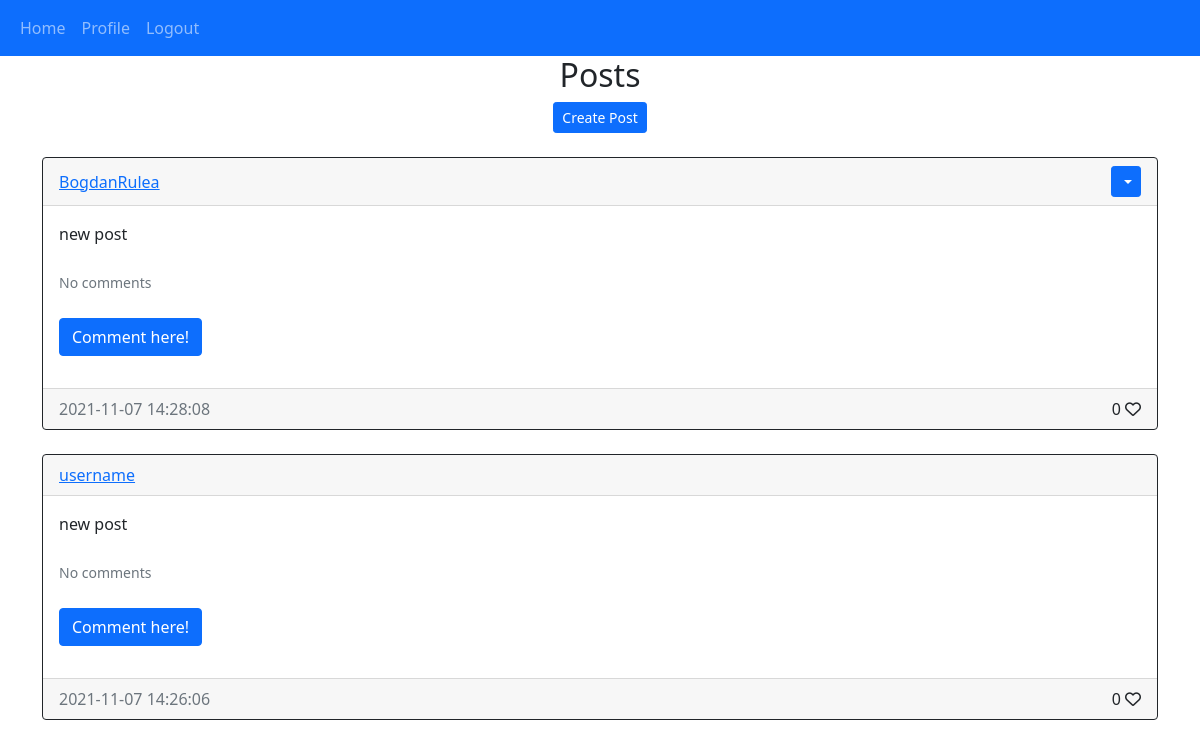
The page /home (signed in) on the database as committed earlier.
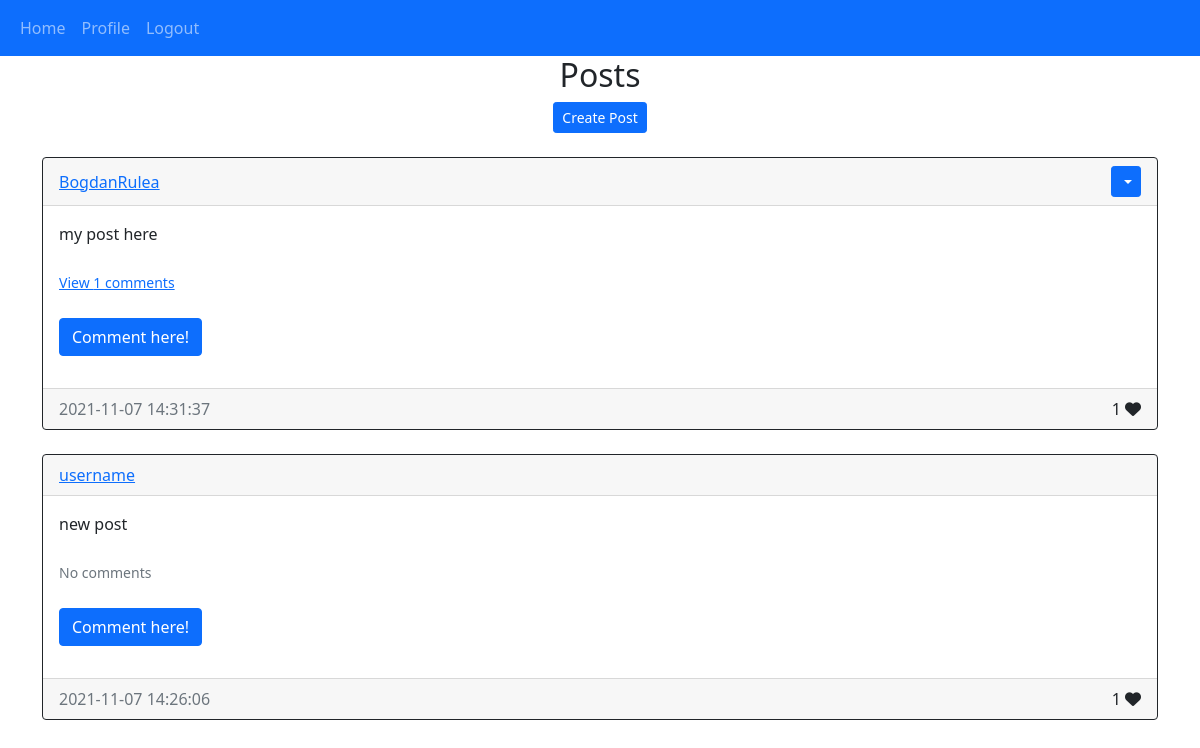
The same page on the database as committed later.
### webpage/models.py (models this page shows)
class Post(db.Model):
    id = db.Column(db.Integer, primary_key = True)
    text = db.Column(db.Text, nullable = False)
    creation_date = db.Column(db.DateTime(timezone = True), default = func.now())
    author = db.Column(db.Integer, db.ForeignKey('user.id', ondelete ="CASCADE"), nullable = False)
    comments = db.relationship('Comment', backref = 'post', passive_deletes = True)
    likes = db.relationship('Like', backref = 'post', passive_deletes = True)

class User(db.Model, UserMixin):
    id = db.Column(db.Integer, primary_key = True)
    fname = db.Column(db.String(100))
    lname = db.Column(db.String(100))
    email = db.Column(db.String(100), unique = True)
    username = db.Column(db.String(100), unique = True)
    password = db.Column(db.String(150))
    creation_date = db.Column(db.DateTime(timezone = True), default = func.now())
    description = db.Column(db.String(500))
    posts = db.relationship('Post', backref = 'user', passive_deletes = True)
    comments = db.relationship('Comment', backref = 'user', passive_deletes = True)
    likes = db.relationship('Like', backref = 'user', passive_deletes = True)

### webpage/views.py (the view)
@views.route("/")
@views.route("/home")
@login_required
def home():
    posts = Post.query.all()
    return render_template("homepage.html", user = current_user, posts = posts)

### webpage/__init__.py (called while the page is built)
def create_app():
    app = Flask(__name__)
    app.config['SECRET_KEY'] = "thisismysecretkey"
    app.config['SQLALCHEMY_DATABASE_URI'] = f'sqlite:///{DB_NAME}'
    db.init_app(app)
    from .views import views
    from .auth import auth
    app.register_blueprint(views, url_prefix = "/")
    app.register_blueprint(auth, url_prefix = "/")
    from .models import User, Post, Comment, Like
    create_database(app)
    print("Database created!")
    login_manager = LoginManager()
    login_manager.login_view = "auth.login"
    login_manager.init_app(app)
    @login_manager.user_loader
    def load_user(id):
        return User.query.get(int(id))
    return app

### webpage/templates/homepage.html (shortened to what this page needs)
{% extends "posts_div.html"%}

### webpage/templates/posts_div.html (shortened to what this page needs)
{% extends "main.html"%}
{% block content %}
<h2 align='center'>{% block header %}Posts{% endblock %}</h2>
<div align='center'>
    <a href="/create-post">
        <button type="button" class="btn btn-primary btn-sm">Create Post</button>
    </a>
</div>
<br/>
<div id='posts'>
    {% for post in posts[::-1] %}
    <div class='card border-dark'>
        <div class='card-header d-flex justify-content-between align-items-center'>
            <a href='/profile/{{post.user.username}}'>{{post.user.username}}</a>
            <div>
                {% if user.id == post.author %}
                <div class="btn-group">
                    <button type="button" class="btn btn-sm btn-primary dropdown-toggle" data-bs-toggle='dropdown'>
                    </button>
                </div>
                {% endif %}
            </div>
        </div>
        <div class='card-body'>
            <div class="card-text">{{post.text}}</div>
            <br />
            <div>
                <p class="card-text">
                    {% if post.comments|length > 0 %}
                    <a data-bs-toggle="collapse" href="#comment-{{post.id}}" role="button">
                        <small>View {{post.comments|length}} comments</small>
                    </a>
                    {% else %}
                    <small class="text-muted">No comments</small>
                    {% endif %}
                </p>
            </div>
            <br />
            <p>
                <a class="btn btn-primary" data-bs-toggle="collapse" href="#collapseid" role="button"
                    aria-expanded="false" aria-controls="collapseid">
                    Comment here!
                </a>
            </p>
        </div>
        <div class="card-footer d-flex justify-content-between">
            <div class="text-muted">{{post.creation_date}}</div>
            <div>
                <span id="likes-count-{{post.id}}">{{post.likes|length}}</span>
                {% if user.id in post.likes|map(attribute = "author")|list %}
                <i class="fas fa-heart" id="like-button-{{post.id}}" onclick="like('{{post.id}}')"></i>
                {% else %}
                <i class="far fa-heart" id="like-button-{{post.id}}" onclick="like('{{post.id}}')"></i>
                {% endif %}
            </div>
        </div>
    </div>
    <br />
    {% endfor %}
</div>
{% endblock%}

Rows that differ between the two databases and show on the page:
changed Post "BogdanRulea": text "new post" → "my post here"; comments|length (not shown) → "1"; creation_date "2021-11-07 14:28:08" → "2021-11-07 14:31:37"; likes|length "0" → "1"; text "No comments" → "View comments"
computed for Post "new post": likes|length "0" → "1"
